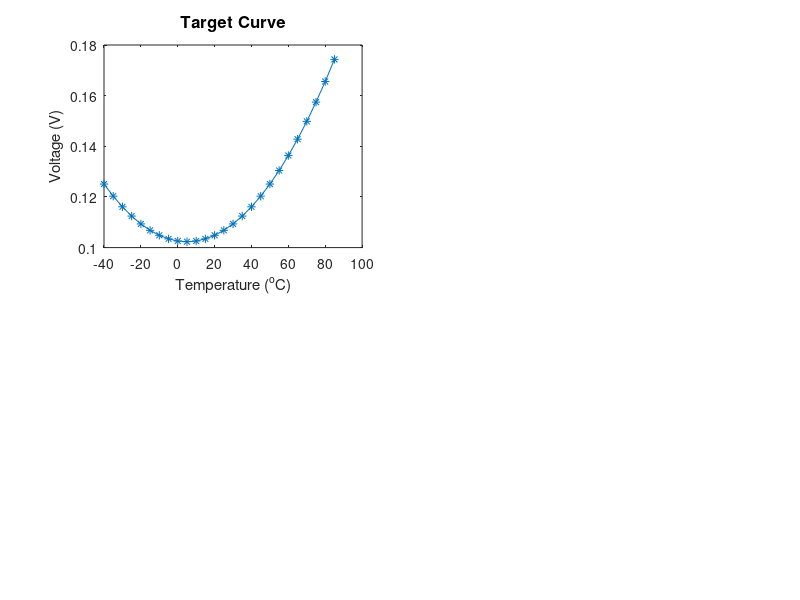

Here is the MATLAB script that generated this plot: (Note: this script raises an error after producing the figure.)
clc;
clearvars;
%% Temperature and Voltage Data
Tdata = -40:5:85;
Vdata_Object = 1.026E-1 + -1.125E-4 * Tdata + 1.125E-5 * Tdata.^2;

%% Plot the Ideal Curve
subplot(2,2,1)
plot(Tdata,Vdata_Object,'-*');
title('Target Curve','FontSize',12); 
xlabel('Temperature (^oC)'); ylabel('Voltage (V)')

%% Load Component Values
load('StandardComponentValues.mat')

%% Check first 15 Resistor Values
disp('Sample of Available Resistor Sizes:')
disp(Res(1:15));

%% Parameter setting
pop_size = 1000;         % Number of individuals
RecOpt = 0.5;           % Probability of recombination and crossover
num_generations = 200; % The number of generations
GGAP = 1;               % Generation gap
NVAR = 6;               % The number of dimensions for inputs of the G9 function
PRECI = 50;             % The precision of the Binary representation of the Chromosome
Lind = NVAR*PRECI;      % The length of each chromosome
Pm = 0.2/Lind;         % The probability of mutation
SEL_OP = 'sus';         % Selection operator
XOV_OP = 'xovsp';       % Crossover operator
MUT_OP = 'mut';         % Mutation operator

%The input has 7 dimensions and in each dimension the range is [-10,10]
FieldD_1 = rep([PRECI, 1, 70, 1, 0, 1, 1]', [1, NVAR-2]);
FieldD_2 = rep([PRECI, 1, 9, 1, 0, 1, 1]', [1, 2]);
FieldD = [FieldD_1,FieldD_2];

% create matrices to store the output values for each generation
Best = zeros(num_generations,1);      % store the best values for each generation
Med = zeros(num_generations,1);       % store the median values for each generation
Worst = zeros(num_generations,1);     % store the worst values for each generation
Mean = zeros(num_generations,1);      % store the average values for each generation

% generate the binary representation for the Chromosomes
Chrom = crtbp(pop_size, Lind, 2);

x = round(bs2rv(Chrom, FieldD));


% calculate the objective function value for the initial generation
ObjV = zeros(pop_size,1);
for i = 1:pop_size
    ObjV(i,:) = Curve(x(i,:),Tdata,Res,ThVal,ThBeta,Vdata_Object);
end

% loop calculating the output for each generations
for gen = 1:num_generations
    fprintf('gen: %f\n',gen);
    % calculate the fitness for each individual
    FitnV = ranking(ObjV);
    % select the individuals as parents
    SelCh = select(SEL_OP, Chrom, FitnV, GGAP);
    % crossover the selected Chromosomes
    SelCh = recombin(XOV_OP, SelCh, RecOpt);
    % implement mutation
    SelCh = mutate(MUT_OP, SelCh, [], Pm);
    % insert the Chromosome of the offsprings
    [Chrom, ObjV] = reins(Chrom, SelCh, 1, 1, ObjV, ObjV);
    % convert the chromosomes of this generation into real numbers
    x = round(bs2rv(Chrom, FieldD));
    % calculate the objective function value for the initial generation
    for i = 1:pop_size
        ObjV(i,:) = Curve(x(i,:),Tdata,Res,ThVal,ThBeta,Vdata_Object);
    end
    
    Best_penalty(gen) = min(ObjV);  % store the best value of penalty function for the generation
    Worst_penalty(gen) = max(ObjV); % store the worst value of penalty function for the generation
    Mean_penalty(gen) = mean(ObjV); % store the average value of penalty function for the generation
    Med_penalty(gen) = median(ObjV);% store the median value of penalty function for the geeneration
    
    end
%%
% The Plot of Median Value
subplot(2,2,2);
generation = 1:num_generations;
plot(generation,Med_penalty);
xlabel('Generations');
ylabel('The Median Value of the results');
title('The Plot of Median Value');
subplot(2,2,3);
last_x = median(x);
omptimized_line = voltageCurve(Tdata,last_x,Res,ThVal,ThBeta);
plot(Tdata,omptimized_line,'ro-')
hold on
plot(Tdata,Vdata_Object,'bo-')
hold off
